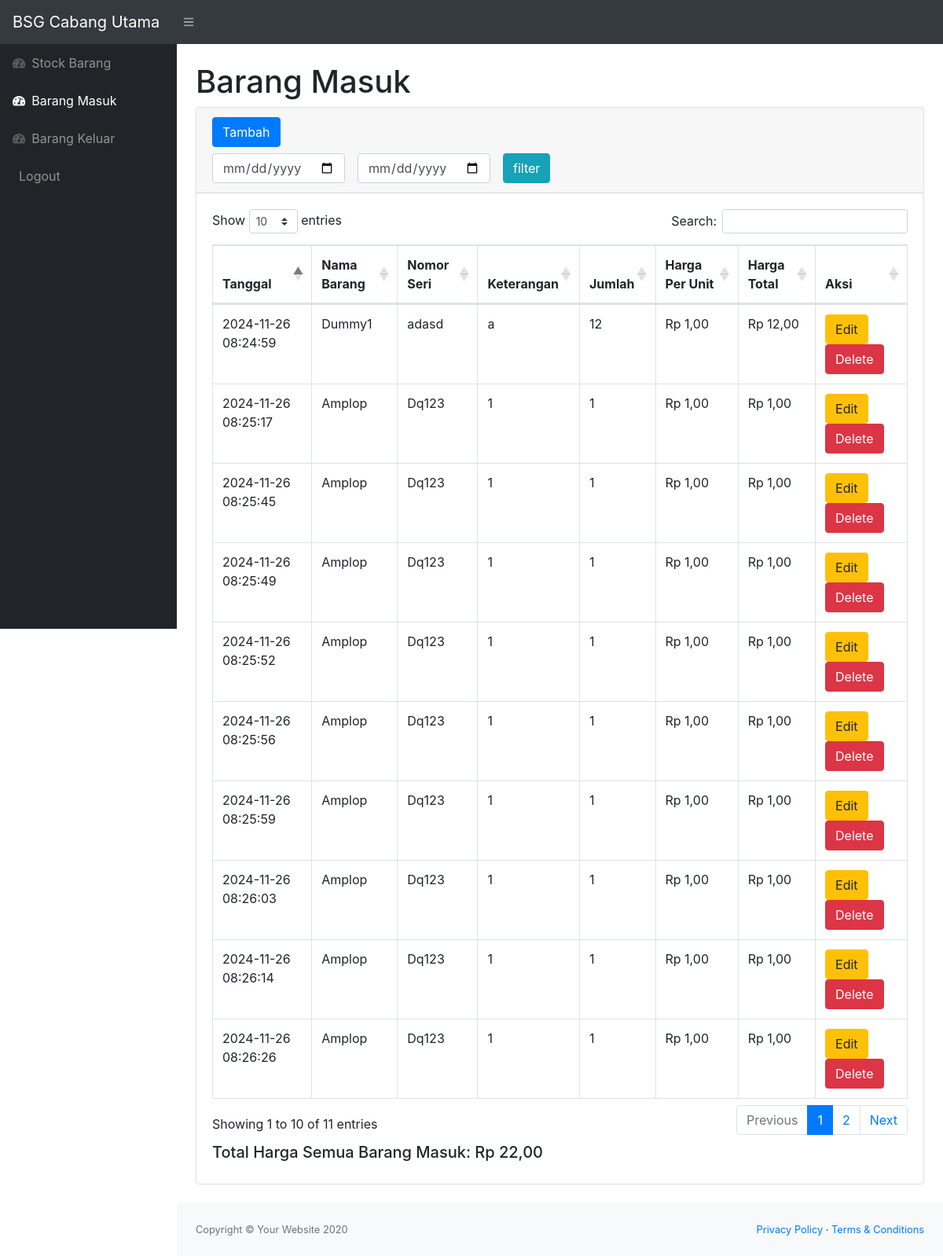
Screenshot of /masuk.php with the database file from the repository.
### tables this page shows
CREATE TABLE `masuk` (
  `idmasuk` int(11) NOT NULL,
  `idbarang` int(11) NOT NULL,
  `qty` int(11) NOT NULL,
  `keterangan` varchar(25) NOT NULL,
  `tanggal` timestamp NOT NULL DEFAULT current_timestamp()
);

CREATE TABLE `stock` (
  `idbarang` int(11) NOT NULL,
  `namabarang` varchar(25) NOT NULL,
  `deskripsi` varchar(25) NOT NULL,
  `stock` int(11) NOT NULL,
  `hargabarang` decimal(10,2) NOT NULL,
  `nomorseri` varchar(25) NOT NULL
);

### masuk.php (the view, shortened to what this page needs)
<?php
require 'function.php';
?>
<!DOCTYPE html>
<html lang="en">
<head>
    <link href="css/styles.css" rel="stylesheet" />
    <link href="https://cdn.datatables.net/1.10.20/css/dataTables.bootstrap4.min.css" rel="stylesheet"
 />
</head>
<body class="sb-nav-fixed">
    <nav class="sb-topnav navbar navbar-expand navbar-dark bg-dark">
        <a class="navbar-brand" href="index.php">BSG Cabang Utama</a>
        <button class="btn btn-link btn-sm order-1 order-lg-0" id="sidebarToggle" href="#"><i
                class="fas fa-bars"></i></button>
    </nav>
    <div id="layoutSidenav">
        <div id="layoutSidenav_nav">
            <nav class="sb-sidenav accordion sb-sidenav-dark" id="sidenavAccordion">
                <div class="sb-sidenav-menu">
                    <div class="nav">
                        <a class="nav-link" href="index.php">
                            <div class="sb-nav-link-icon"><i class="fas fa-tachometer-alt"></i></div>
                            Stock Barang
                        </a>
                        <a class="nav-link" href="masuk.php">
                            <div class="sb-nav-link-icon"><i class="fas fa-tachometer-alt"></i></div>
                            Barang Masuk
                        </a>
                        <a class="nav-link" href="keluar.php">
                            <div class="sb-nav-link-icon"><i class="fas fa-tachometer-alt"></i></div>
                            Barang Keluar
                        </a>
                        <a class="nav-link " href="logout.php">
                            Logout
                        </a>
                    </div>
                </div>
            </nav>
        </div>
        <div id="layoutSidenav_content">
            <main>
                <div class="container-fluid">
                    <h1 class="mt-4">Barang Masuk</h1>
                    <div class="card mb-4">
                        <div class="card-header">
                            <button type="button" class="btn btn-primary" data-toggle="modal" data-target="#myModal">
                                Tambah
                            </button>
                            <br>
                            <div class="row mt-2">
                                <div class="col">
                                    <form method="post" class="form-inline">
                                        <input type="date" name="tglmulai" class="form-control">
                                        <input type="date" name="tglselesai" class="form-control ml-3">
                                        <button type="submit" name="filtertgl" class="btn btn-info ml-3">filter</button>
                                    </form>
                                </div>
                            </div>
                        </div>
                        <div class="card-body">
                            <div class="table-responsive">
                                <table class="table table-bordered" id="dataTable" width="100%" cellspacing="0">
                                    <thead>
                                        <tr>
                                            <th>Tanggal</th>
                                            <th>Nama Barang</th>
                                            <th>Nomor Seri</th>
                                            <th>Keterangan</th>
                                            <th>Jumlah</th>
                                            <th>Harga Per Unit</th>
                                            <th>Harga Total</th>
                                            <th>Aksi</th>
                                        </tr>
                                    </thead>
                                    <tbody>
                                        <?php
                                            if(isset($_POST['filtertgl'])){
                                                $tglmulai = $_POST['tglmulai'];
                                                $tglselesai = $_POST['tglselesai'];
                                                if($tglmulai!=null || $tglselesai!=null){
                                                    $ambilsemuadatastock = mysqli_query($conn,"select * from masuk m, stock s where s.idbarang = m.idbarang and m.tanggal between '$tglmulai' and '$tglselesai' order by m.idmasuk DESC");
                                                }else{
                                                    $ambilsemuadatastock = mysqli_query($conn,"select * from masuk m, stock s where s.idbarang = m.idbarang order by m.idmasuk DESC");
                                                }
                                            } else{
                                                $ambilsemuadatastock = mysqli_query($conn,"select * from masuk m, stock s where s.idbarang = m.idbarang order by m.idmasuk DESC");
                                            }
                                            while ($data=mysqli_fetch_array($ambilsemuadatastock)){
                                                $tanggal = $data['tanggal'];
                                                $namabarang = $data['namabarang'];
                                                $qty = $data['qty'];
                                                $keterangan = $data['keterangan'];
                                                $idm = $data['idmasuk'];
                                                $hargaperunit = $data['hargabarang'];
                                                $nomorseri = $data['nomorseri'];
                                                $hargatotal = $hargaperunit * $qty;
                                            ?>
                                        <tr>
                                            <td><?=$tanggal;?></td>
                                            <td><?=$namabarang;?></td>
                                            <td><?=$nomorseri;?></td>
                                            <td><?=$keterangan;?></td>
                                            <td><?=$qty;?></td>
                                            <td>Rp <?=number_format($hargaperunit, 2, ',', '.');?></td>
                                            <td>Rp <?=number_format($hargatotal, 2, ',', '.');?></td>
                                            <td>
                                                <button type="button" class="btn btn-warning" data-toggle="modal"
                                                    data-target="#edit<?=$idm?>">
                                                    Edit
                                                </button>
                                                <button type="button" class="btn btn-danger" data-toggle="modal"
                                                    data-target="#delete<?=$idm?>">
                                                    Delete
                                                </button>
                                            </td>
                                        </tr>
                                        <?php
                                            };
                                            ?>
                                    </tbody>
                                </table>
                                <?php
                                    $totalharga = 0;
                                    $ambilsemuadatastock = mysqli_query($conn,"SELECT m.qty, s.hargabarang
                                            FROM masuk m
                                            JOIN stock s ON m.idbarang = s.idbarang");
                                    while ($data=mysqli_fetch_array($ambilsemuadatastock)){
                                    $qty = $data['qty'];
                                    $hargaperunit = $data['hargabarang'];
                                    $hargatotal = $hargaperunit * $qty;
                                    $totalharga += $hargatotal;
                                    }
                                ?>
                                <h5 class="pt-2">
                                    Total Harga Semua Barang Masuk: Rp <?=number_format($totalharga, 2, ',', '.');?>
                                </h5>
                            </div>
                        </div>
                    </div>
                </div>
            </main>
            <footer class="py-4 bg-light mt-auto">
                <div class="container-fluid">
                    <div class="d-flex align-items-center justify-content-between small">
                        <div class="text-muted">Copyright &copy; Your Website 2020</div>
                        <div>
                            <a href="#">Privacy Policy</a>
                            &middot;
                            <a href="#">Terms &amp; Conditions</a>
                        </div>
                    </div>
                </div>
            </footer>
        </div>
    </div>
</body>
</html>

### rows the page displays
masuk: tanggal "2024-11-26 08:26:26", idbarang.namabarang "Amplop", idbarang.nomorseri "Dq123", keterangan "1", qty "1", idbarang.hargabarang "1,00", hargatotal "1,00"
masuk: tanggal "2024-11-26 08:26:14", idbarang.namabarang "Amplop", idbarang.nomorseri "Dq123", keterangan "1", qty "1", idbarang.hargabarang "1,00", hargatotal "1,00"
masuk: tanggal "2024-11-26 08:26:03", idbarang.namabarang "Amplop", idbarang.nomorseri "Dq123", keterangan "1", qty "1", idbarang.hargabarang "1,00", hargatotal "1,00"
masuk: tanggal "2024-11-26 08:25:59", idbarang.namabarang "Amplop", idbarang.nomorseri "Dq123", keterangan "1", qty "1", idbarang.hargabarang "1,00", hargatotal "1,00"
masuk: tanggal "2024-11-26 08:25:56", idbarang.namabarang "Amplop", idbarang.nomorseri "Dq123", keterangan "1", qty "1", idbarang.hargabarang "1,00", hargatotal "1,00"
masuk: tanggal "2024-11-26 08:25:52", idbarang.namabarang "Amplop", idbarang.nomorseri "Dq123", keterangan "1", qty "1", idbarang.hargabarang "1,00", hargatotal "1,00"
masuk: tanggal "2024-11-26 08:25:49", idbarang.namabarang "Amplop", idbarang.nomorseri "Dq123", keterangan "1", qty "1", idbarang.hargabarang "1,00", hargatotal "1,00"
masuk: tanggal "2024-11-26 08:25:45", idbarang.namabarang "Amplop", idbarang.nomorseri "Dq123", keterangan "1", qty "1", idbarang.hargabarang "1,00", hargatotal "1,00"
masuk: tanggal "2024-11-26 08:25:17", idbarang.namabarang "Amplop", idbarang.nomorseri "Dq123", keterangan "1", qty "1", idbarang.hargabarang "1,00", hargatotal "1,00"
masuk: tanggal "2024-11-26 08:24:59", idbarang.namabarang "Dummy1", idbarang.nomorseri "adasd", keterangan "a", qty "12", idbarang.hargabarang "1,00", hargatotal "12,00"

### other values shown
$totalharga "22,00"
